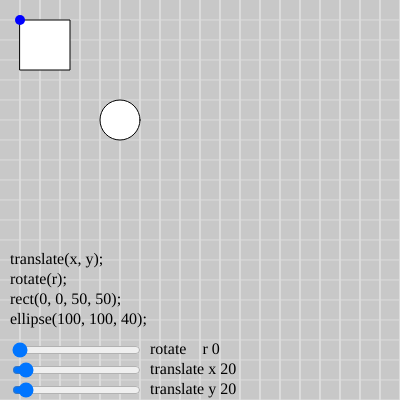
Frame 1 (no input)
Frame 60 (no input): identical to frame 1, image omitted
Frame 120 (the mouse pressed at the canvas centre since frame 60): identical to frame 1, image omitted

The p5.js sketch that drew this single still picture (run headless with seeded random() and noise() and a simulated clock; from frame 60 on, the mouse is pressed at the canvas centre):

// p5.js sketch
// ── sketch.js
/*
	translate visualizer
*/

// global translate values
var x = 20;
var y = 20;
var r = 0; // rotation

function setup() {
  createCanvas(400, 400);
	setupGraphics();
	createSlider(0, width, x).input(function() {
		x = this.value();
	}).position(10, height - 40);
	
	createSlider(0, height, y).input(function() {
		y = this.value();
	}).position(10, height - 20);
	
	createSlider(0, TWO_PI, r, 0.01).input(function() {
		r = this.value();
	}).position(10, height - 60);
}

function draw() {
  grid(20);
	
	noStroke(); fill(0);
	text('translate(x, y);', 10, height - 140);
	text('rotate(r);', 10, height - 120);
	text('rect(0, 0, 50, 50);', 10, height - 100);
	text('ellipse(100, 100, 40);', 10, height - 80);
	text('rotate    r ' + r, 150, height - 50);
	text('translate x ' + x, 150, height - 30);
	text('translate y ' + y, 150, height - 10);
	
	/*
		adding r as the rotation, after translate
	*/
	translate(x, y);
	rotate(r);
	
	/*
		drawing functions are still hard coded
		but drawing moves because origin is changing
	*/
	fill(255); stroke(0);
	rect(0, 0, 50, 50);
	ellipse(100, 100, 40);
	
	
	/*
		the blue ellipse represents the orientation point 0,0
		rotation is around this point
	*/
	fill('blue'); noStroke();
	ellipse(0, 0, 10);
	
}

	
const u = 20; // one unit = 20 px
var p, pa, g, ga;

function setupGraphics() {
	textSize(16);
	textAlign(LEFT, CENTER);
	textFont('menlo');
	g = color(255, 215, 0);
	p = color(100, 100, 220);
	ga = color(255, 215, 0, 127);
	pa = color(100, 100, 220, 127);
}

function displayMousePosition() {
	noStroke(); fill(0);
	text('x: ' + mouseX, u/2, u);
	text('y: ' + mouseY, u/2, u * 2);
}

function grid(unit) {
	background(200);
	stroke(220);
	strokeWeight(1);
	let x = unit,
		y = unit;
	const columnNum = width / unit;
	const rowNum = height / unit;
	for (let col = 1; col <= columnNum; col++) {
		for (let row = 1; row <= columnNum; row++) {
			line(x, 0, x, height);
			x += unit;
		}
		line(0, y, width, y);
		x = unit;
		y += unit;
	}
	stroke('black'); // reset stroke
}
